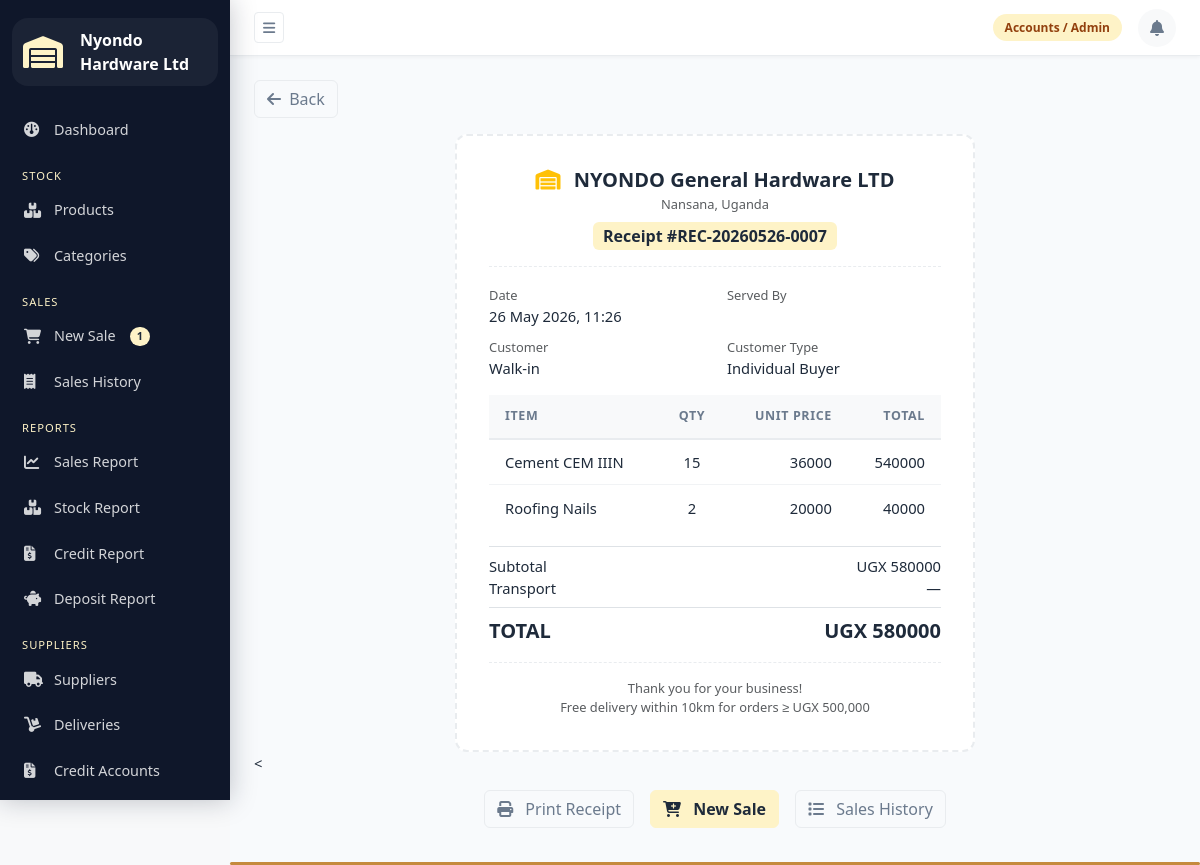
The page /sales/receipt/14/ (signed in) on the database its author committed.
### sales/models.py (models this page shows, shortened)
class Cart(models.Model):
    attendant = models.OneToOneField(User, on_delete=models.CASCADE, related_name='cart')
    customer_name = models.CharField(max_length=200, blank=True)
    customer_phone = models.CharField(max_length=15, blank=True)
    customer_type = models.CharField(
        max_length=15,
        choices=[
            ('wholesaler', 'Wholesaler'),
            ('retailer', 'Retailer'),
            ('individual', 'Individual Buyer'),
        ],
        default='individual'
    )
    delivery_requested = models.BooleanField(default=False)
    within_10km = models.BooleanField(default=False)
    created_at = models.DateTimeField(auto_now_add=True)
    updated_at = models.DateTimeField(auto_now=True)
    @property
    def item_count(self):
        return self.cart_items.count()

class Sale(models.Model):
    CUSTOMER_TYPE_CHOICES = [
        ('wholesaler', 'Wholesaler'),
        ('retailer', 'Retailer'),
        ('individual', 'Individual Buyer'),
    ]
    TRANSPORT_CHOICES = [
        ('free', 'Free (within 10km, ≥500,000 UGX)'),
        ('charged', 'Charged (+30,000 UGX)'),
        ('none', 'No delivery'),
    ]
    receipt_number = models.CharField(max_length=20, unique=True, editable=False)
    served_by = models.ForeignKey(User, on_delete=models.SET_NULL, null=True)
    customer_name = models.CharField(max_length=200, blank=True)
    customer_phone = models.CharField(max_length=15, blank=True)
    customer_type = models.CharField(max_length=15, choices=CUSTOMER_TYPE_CHOICES, default='individual')
    delivery_requested = models.BooleanField(default=False)
    within_10km = models.BooleanField(default=False)
    transport_charge = models.DecimalField(max_digits=10, decimal_places=2, default=0)
    transport_status = models.CharField(max_length=10, choices=TRANSPORT_CHOICES, default='none')
    subtotal = models.DecimalField(max_digits=14, decimal_places=2, default=0)
    grand_total = models.DecimalField(max_digits=14, decimal_places=2, default=0)
    sale_date = models.DateTimeField(auto_now_add=True)
    notes = models.TextField(blank=True)

class SaleItem(models.Model):
    sale = models.ForeignKey(Sale, on_delete=models.CASCADE, related_name='items')
    product = models.ForeignKey(Product, on_delete=models.CASCADE)
    quantity = models.PositiveIntegerField()
    unit_price = models.DecimalField(max_digits=12, decimal_places=2, editable=False)
    line_total = models.DecimalField(max_digits=14, decimal_places=2, editable=False)

### accounts/models.py (models this page shows, shortened)
class UserProfile(models.Model):
    ROLE_CHOICES = [
        ('sales_attendant', 'Sales Attendant'),
        ('store_manager', 'Store Manager'),
        ('admin', 'Accounts / Admin'),
    ]
    user = models.OneToOneField(User, on_delete=models.CASCADE, related_name='profile')
    role = models.CharField(max_length=20, choices=ROLE_CHOICES)
    phone = models.CharField(max_length=15)

### stock/models.py (models this page shows, shortened)
class Product(models.Model):
    UNIT_CHOICES = [
        ('bag', 'Bag'),
        ('bar', 'Bar'),
        ('kg', 'Kilogram'),
        ('piece', 'Piece'),
        ('roll', 'Roll'),
        ('sheet', 'Sheet'),
        ('bundle', 'Bundle'),
    ]
    category = models.ForeignKey(Category, on_delete=models.SET_NULL, null=True)
    name = models.CharField(max_length=200)
    description = models.TextField(blank=True)
    unit = models.CharField(max_length=20, choices=UNIT_CHOICES)
    unit_cost = models.DecimalField(max_digits=12, decimal_places=2)
    wholesale_price = models.DecimalField(max_digits=12, decimal_places=2)
    retailer_price = models.DecimalField(max_digits=12, decimal_places=2)
    retail_price = models.DecimalField(max_digits=12, decimal_places=2)  # individual buyer
    quantity_in_stock = models.PositiveIntegerField(default=0)
    low_stock_threshold = models.PositiveIntegerField(default=10)
    is_deposit_eligible = models.BooleanField(default=False)
    date_added = models.DateTimeField(auto_now_add=True)

### sales/views.py (the view)
# urls.py: path('receipt/<int:pk>/', views.receipt_view, name='receipt'),
@login_required
def receipt_view(request, pk):
    sale = get_object_or_404(Sale, pk=pk)
    items = sale.items.select_related('product').all()
    return render(request, 'sales/receipt.html', {
        'sale': sale,
        'items': items,
    })

### templates/sales/receipt.html (shortened to what this page needs)
{% extends 'base.html' %}
{% block content %}
<a href="{% url 'cart' %}" class="btn btn-outline-secondary">
            <i class="fa-solid fa-arrow-left me-1"></i> Back
        </a>
<div class="receipt-card mt-3">
    <div class="receipt-header">
        <h5 class="fw-bold mb-0">
            <i class="fa-solid fa-warehouse me-2 text-warning"></i>
            NYONDO General Hardware LTD
        </h5>
        <small class="text-muted">Nansana, Uganda</small>
        <div class="mt-2">
            <span class="badge bg-warning text-dark fs-6">
                Receipt #{{ sale.receipt_number }}
            </span>
        </div>
    </div>
    <div class="row my-3 text-sm">
        <div class="col-6">
            <small class="text-muted">Date</small>
            <div>{{ sale.sale_date|date:"d M Y, H:i" }}</div>
        </div>
        <div class="col-6">
            <small class="text-muted">Served By</small>
        </div>
        <div class="col-6 mt-2">
            <small class="text-muted">Customer</small>
            <div>{{ sale.customer_name|default:"Walk-in" }}</div>
        </div>
        <div class="col-6 mt-2">
            <small class="text-muted">Customer Type</small>
            <div>{{ sale.get_customer_type_display }}</div>
        </div>
    </div>
    <table class="table table-sm">
        <thead>
            <tr>
                <th>Item</th>
                <th class="text-center">Qty</th>
                <th class="text-end">Unit Price</th>
                <th class="text-end">Total</th>
            </tr>
        </thead>
        <tbody>
            {% for item in items %}
            <tr>
                <td>{{ item.product.name }}</td>
                <td class="text-center">{{ item.quantity }}</td>
                <td class="text-end">{{ item.unit_price|floatformat:0 }}</td>
                <td class="text-end">{{ item.line_total|floatformat:0 }}</td>
            </tr>
            {% endfor %}
        </tbody>
    </table>
    <div class="border-top pt-2">
        <div class="d-flex justify-content-between">
            <span>Subtotal</span>
            <span>UGX {{ sale.subtotal|floatformat:0 }}</span>
        </div>
        <div class="d-flex justify-content-between">
            <span>Transport</span>
            <span>
                {% if sale.transport_status == 'free' %}Free
                {% elif sale.transport_status == 'charged' %}UGX 30,000
                {% else %}—{% endif %}
            </span>
        </div>
        <div class="d-flex justify-content-between fw-bold fs-5 border-top mt-2 pt-2">
            <span>TOTAL</span>
            <span>UGX {{ sale.grand_total|floatformat:0 }}</span>
        </div>
    </div>
    <div class="receipt-footer text-muted small">
        <p class="mb-0">Thank you for your business!</p>
        <p class="mb-0">Free delivery within 10km for orders ≥ UGX 500,000</p>
    </div>
</div>
<
<div class="d-flex justify-content-center gap-3 mt-3 no-print">
    <a href="{% url 'receipt_print' sale.pk %}"
       class="btn btn-outline-secondary"
       target="_blank">
        <i class="fa-solid fa-print me-2"></i> Print Receipt
    </a>
    <a href="{% url 'cart' %}" class="btn btn-primary">
        <i class="fa-solid fa-cart-plus me-2"></i> New Sale
    </a>
    <a href="{% url 'sales_list' %}" class="btn btn-outline-secondary">
        <i class="fa-solid fa-list me-2"></i> Sales History
    </a>
</div>
{% endblock %}

### templates/base.html (shortened to what this page needs)
<!DOCTYPE html>
<html lang="en">
<head>
    {% load static %}
    <link href="https://cdn.jsdelivr.net/npm/bootstrap@5.3.0/dist/css/bootstrap.min.css"
          rel="stylesheet">
    <link href="https://cdnjs.cloudflare.com/ajax/libs/font-awesome/6.4.0/css/all.min.css"
          rel="stylesheet">
    <link href="{% static 'css/main.css' %}"
          rel="stylesheet">
</head>
<body>
{% if request.user.is_authenticated %}
<div class="wrapper">
    <nav id="sidebar">
        <div class="sidebar-header">
            <i class="fa-solid fa-warehouse me-2"></i>
            <span>Nyondo Hardware Ltd</span>
    </div>
        <ul class="sidebar-menu">
            <li>
                <a href="{% url 'dashboard' %}"
                   class="{% if request.resolver_match.url_name == 'dashboard' %}active{% endif %}">
                    <i class="fa-solid fa-gauge"></i>
                    Dashboard
                </a>
            </li>
            <li class="menu-label">Stock</li>
            <li>
                <a href="{% url 'product_list' %}"
                   class="{% if 'product' in request.resolver_match.url_name %}active{% endif %}">
                    <i class="fa-solid fa-boxes-stacked"></i>
                    Products
                </a>
            </li>
            <li>
                <a href="{% url 'category_list' %}"
                   class="{% if 'category' in request.resolver_match.url_name %}active{% endif %}">
                    <i class="fa-solid fa-tags"></i>
                    Categories
                </a>
            </li>
            <li class="menu-label">Sales</li>
            <li>
                <a href="{% url 'cart' %}"
                   class="{% if 'cart' in request.resolver_match.url_name %}active{% endif %}">
                    <i class="fa-solid fa-cart-shopping"></i>
                    New Sale
                    {% with cart=request.user.cart %}
                        {% if cart and cart.item_count > 0 %}
                        <span class="badge bg-warning text-dark ms-1">
                            {{ cart.item_count }}
                        </span>
                        {% endif %}
                    {% endwith %}
                </a>
            </li>
            <li>
                <a href="{% url 'sales_list' %}"
                   class="{% if request.resolver_match.url_name == 'sales_list' %}active{% endif %}">
                    <i class="fa-solid fa-receipt"></i>
                    Sales History
                </a>
            </li>
            <li class="menu-label">Reports</li>
            <li>
                <a href="{% url 'sales_report' %}"
                   class="{% if request.resolver_match.url_name == 'sales_report' %}active{% endif %}">
                    <i class="fa-solid fa-chart-line"></i>
                    Sales Report
                </a>
            </li>
            <li>
                <a href="{% url 'stock_report' %}"
                   class="{% if request.resolver_match.url_name == 'stock_report' %}active{% endif %}">
                    <i class="fa-solid fa-boxes-stacked"></i>
                    Stock Report
                </a>
            </li>
            {% if request.user.profile.role == 'admin' %}
            <li>
                <a href="{% url 'credit_report' %}"
                   class="{% if request.resolver_match.url_name == 'credit_report' %}active{% endif %}">
                    <i class="fa-solid fa-file-invoice-dollar"></i>
                    Credit Report
                </a>
            </li>
            {% endif %}
            <li>
                <a href="{% url 'deposit_report' %}"
                   class="{% if request.resolver_match.url_name == 'deposit_report' %}active{% endif %}">
                    <i class="fa-solid fa-piggy-bank"></i>
                    Deposit Report
                </a>
            </li>
            <li class="menu-label">Suppliers</li>
            <li>
                <a href="{% url 'supplier_list' %}"
                   class="{% if 'supplier' in request.resolver_match.url_name %}active{% endif %}">
                    <i class="fa-solid fa-truck"></i>
                    Suppliers
                </a>
            </li>
            <li>
                <a href="{% url 'delivery_list' %}"
                   class="{% if 'delivery' in request.resolver_match.url_name %}active{% endif %}">
                    <i class="fa-solid fa-dolly"></i>
                    Deliveries
                </a>
            </li>
            <li>
                <a href="{% url 'credit_list' %}"
                   class="{% if 'credit' in request.resolver_match.url_name %}active{% endif %}">
                    <i class="fa-solid fa-file-invoice-dollar"></i>
                    Credit Accounts
                </a>
            </li>
        </ul>
    </nav>
    <div id="content">
        <nav class="topbar">
            <button id="sidebarToggle"
                    class="btn btn-sm btn-outline-secondary">
                <i class="fa-solid fa-bars"></i>
            </button>
            <div class="topbar-right">
                <span class="badge-role">
                    {{ request.user.profile.get_role_display }}
                </span>
                <div class="notif-wrapper">
                    <a href="{% url 'notification_list' %}"
                       class="notif-bell {% if notif_unread_count > 0 %}has-unread{% endif %}"
                       title="Notifications">
                        <i class="fa-solid fa-bell"></i>
                    </a>
                </div>
            </div>
        </nav>
        <div class="page-content">
            {% block content %}
            {% endblock %}
        </div>
    </div>
</div>
{% endif %}
</body>
</html>

### rows shown on the page
Cart: item_count "1"
Sale: receipt_number "REC-20260526-0007", sale_date "26 May 2026, 11:26", customer_name "Walk-in", customer_type "Individual Buyer", subtotal "580000", grand_total "580000"
SaleItem: product.name "Cement CEM IIIN", quantity "15", unit_price "36000", line_total "540000"
SaleItem: product.name "Roofing Nails", quantity "2", unit_price "20000", line_total "40000"

### other values the page prints
{{ request.user.profile.get_role_display }} "Accounts / Admin"
